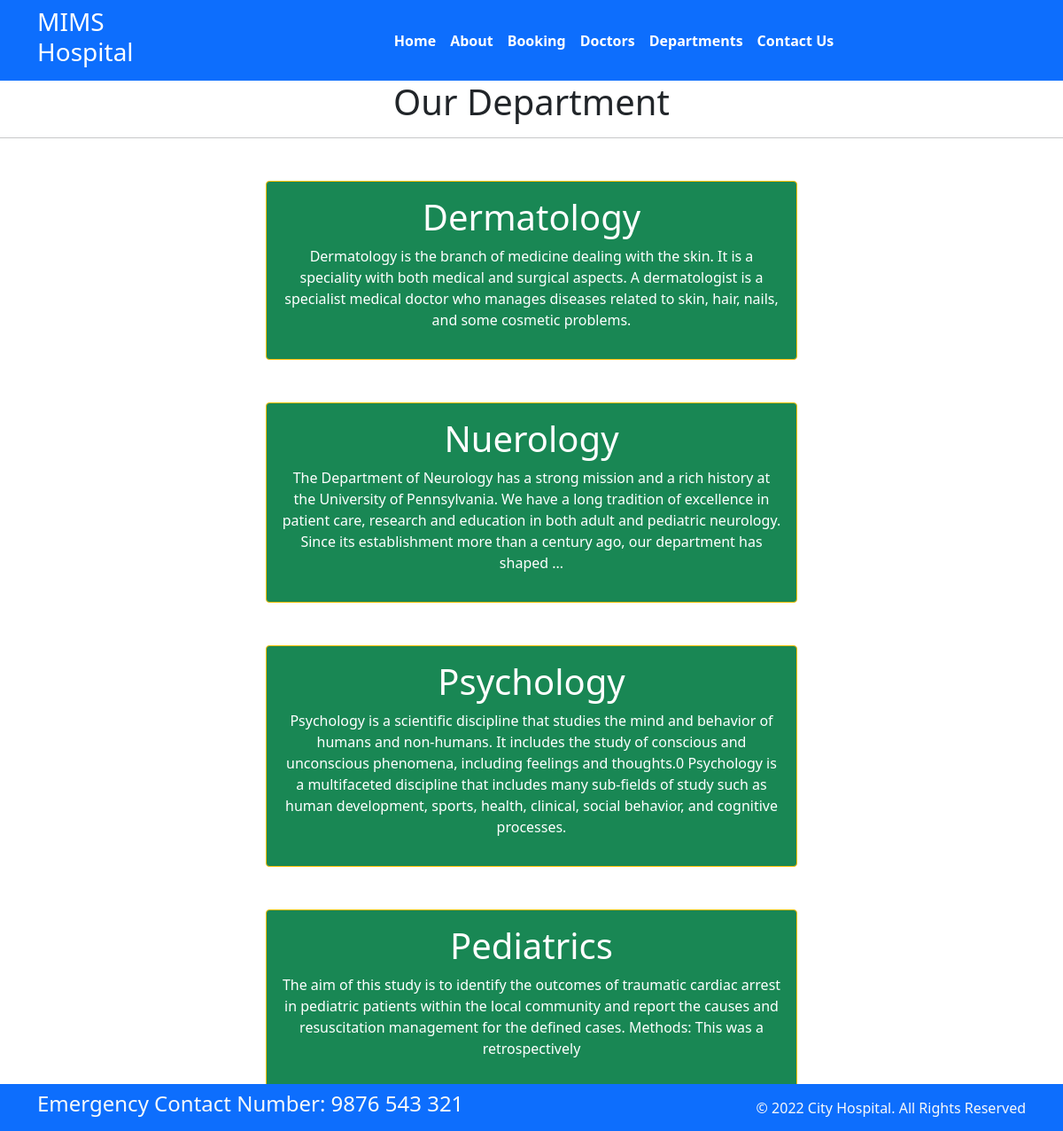
Screenshot of /department with the database file from the repository.
### home/models.py (models this page shows, shortened)
class Departments(models.Model) :
   dep_name = models.CharField(max_length=200)
   dep_desc = models.TextField()

### home/views.py (the view)
# urls.py: path("department",views.department, name='departments'),
def department(request) :
  dict_dept = {
    'dept' : Departments.objects.all()
  }
  return render(request,'department.html' ,dict_dept)

### templates/department.html (shortened to what this page needs)
{% extends 'base.html' %}
{% block content %}
<h1 class='text-center'> Our Department </h1>
<hr>
{% for d in dept %}
<div class='mx-auto w-50 bg-success text-center text-white p-3 my-5 border border-warning rounded'>
    <h1> {{ d.dep_name }}</h1>
    <p> {{ d.dep_desc }}</p>
</div>
{% endfor %}
{% endblock%}

### templates/base.html (shortened to what this page needs)
{% load static %}
<!DOCTYPE html>
<html>
  <head>
    <link rel="stylesheet"
      href=" https://cdn.jsdelivr.net/npm/bootstrap@5.1.3/dist/css/bootstrap.min.css ">
    <link rel="stylesheet"
      href="https://use.fontawesome.com/releases/v5.2.0/css/all.css">
    <link rel="stylesheet"
      href="{% static 'css/style.css'%}">
  </head>
  <body>
    <nav class="navbar bg-primary navbar-expand-md ">
      <div class="container">
        <div class="col-2 text-left pl-md-0">
          <h3 class="text-white"> MIMS Hospital </h3>
        </div>
        <div
          class="collapse navbar-collapse justify-content-center col-md-8 navbar-collapse-3">
          <ul class="navbar-nav justify-content-center  fw-bold">
            <li class="nav-item active">
              <a class="nav-link text-white" href="{% url 'home'  %}">Home </a>
            </li>
            <li class="nav-item">
              <a class="nav-link text-white" href="{% url 'about'%}">About</a>
            </li>
            <li class="nav-item">
              <a class="nav-link text-white" href="{% url 'booking'%}">Booking</a>
            </li>
            <li class="nav-item">
              <a class="nav-link text-white" href="{% url 'doctors'%}">Doctors</a>
            </li>
			 <li class="nav-item">
              <a class="nav-link text-white" href="{% url 'departments'%}">Departments</a>
            </li>
            <li class="nav-item">
              <a class="nav-link text-white" href="{% url 'contacts'%}">Contact Us</a>
            </li>
          </ul>
        </div>
      </div>
    </nav>
    {% block content %}
    {% endblock%}
    <section class="fixed-bottom">
      <footer class="pt-2 pb-2  bg-primary text-light">
        <div class="container">
          <div class="row align-items-center">
            <div class="col-12 col-md-8">
              <h4>Emergency Contact Number: 9876 543 321</h4>
            </div>
            <div class="col-12 col-md-4 mt-4 mt-md-0 text-center text-md-end">
              © 2022 City Hospital. All Rights Reserved
            </div>
          </div>
        </div>
      </footer>
    </section>
  </body>
</html>

### rows the page displays
Departments: dep_name "Dermatology", dep_desc "Dermatology is the branch of medicine dealing with the skin. It is a speciality with both medical and surgical aspects. A dermatologist is a specialist medical doctor who manages diseases related to skin, hair, nails, and some cosmetic problems."
Departments: dep_name "Nuerology", dep_desc "The Department of Neurology has a strong mission and a rich history at the University of Pennsylvania. We have a long tradition of excellence in patient care, research and education in both adult and pediatric neurology. Since its establishment more than a century ago, our department has shaped ..."
Departments: dep_name "Psychology", dep_desc "Psychology is a scientific discipline that studies the mind and behavior of humans and non-humans. It includes the study of conscious and unconscious phenomena, including feelings and thoughts.0 Psychology is a multifaceted discipline that includes many sub-fields of study such as human development, sports, health, clinical, social behavior, and cognitive processes."
Departments: dep_name "Pediatrics", dep_desc "The aim of this study is to identify the outcomes of traumatic cardiac arrest in pediatric patients within the local community and report the causes and resuscitation management for the defined cases. Methods: This was a retrospectively"
